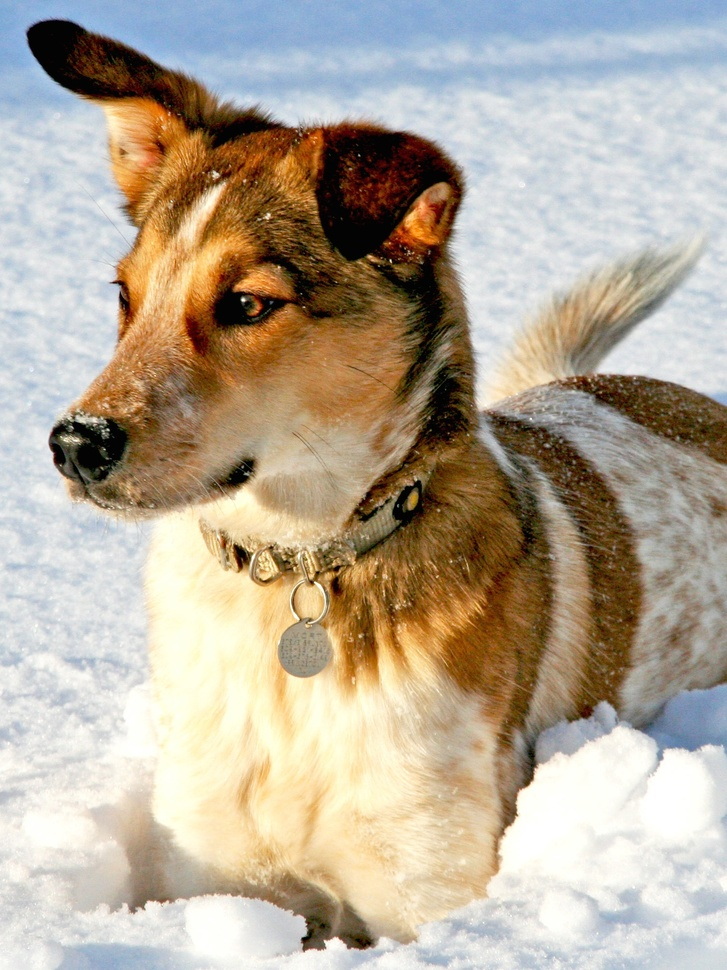
%> input picture Chapter_book/DataBook_matlab/Data_DATA/dog.jpg, 727 x 970 px, shrunk from 1500 x 2000 before the run
$ octave CH01_SEC02.m   (GNU Octave 9; MATLAB toolbox functions it lacks are replaced by stand-ins)
%> lines starting %> are read from the running program, lines starting %| are printed output that depends on the picture
clear all, close all, clc

A=imread('../Data_DATA/dog.jpg');
%> A is the input picture: size 970x727x3 uint8; mean R, G, B 181.4, 169.5, 152
X=double(rgb2gray(A)); % Convert RBG->gray, 256 bit->double.
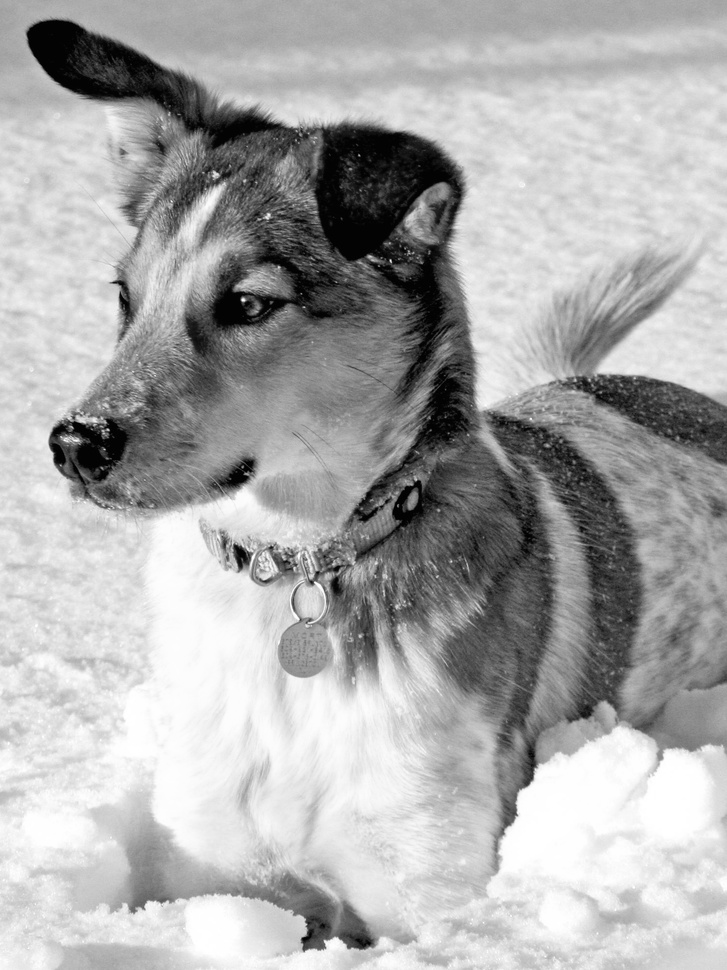
%> X: size 970x727 double; min 0, max 255, mean 171.1
nx = size(X,1); ny = size(X,2);
%> after `nx = size(X,1)`: nx = 970
%> after `ny = size(X,2)`: ny = 727
imagesc(X), axis off, colormap gray

[U,S,V] = svd(X);

for r=[5 20 100];  % Truncation value
    Xapprox = U(:,1:r)*S(1:r,1:r)*V(:,1:r)'; % Approx. image
    figure, imagesc(Xapprox), axis off
    title(['r=',num2str(r,'%d'),]);
end
%> this loop made 3 passes
%> pass 1, `title(['r=',num2str(r,'%d'),]);`:
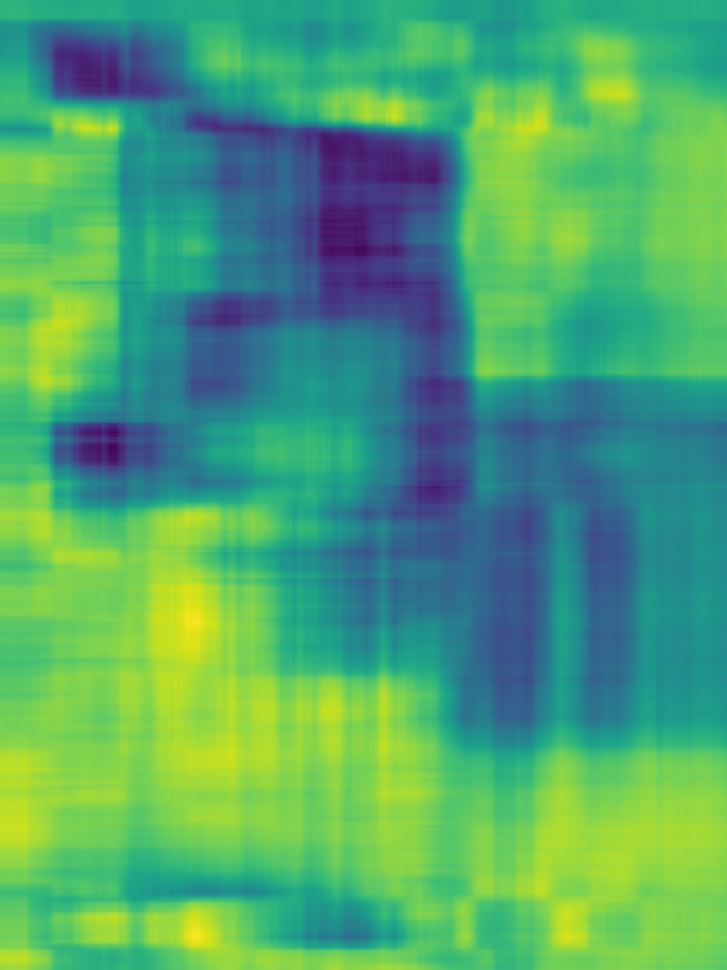
%> displayed picture: size 970x727x3, on the screen's scale of 0 to 255; mean R, G, B 78.8, 165.9, 110.9
%> pass 2, `title(['r=',num2str(r,'%d'),]);`:
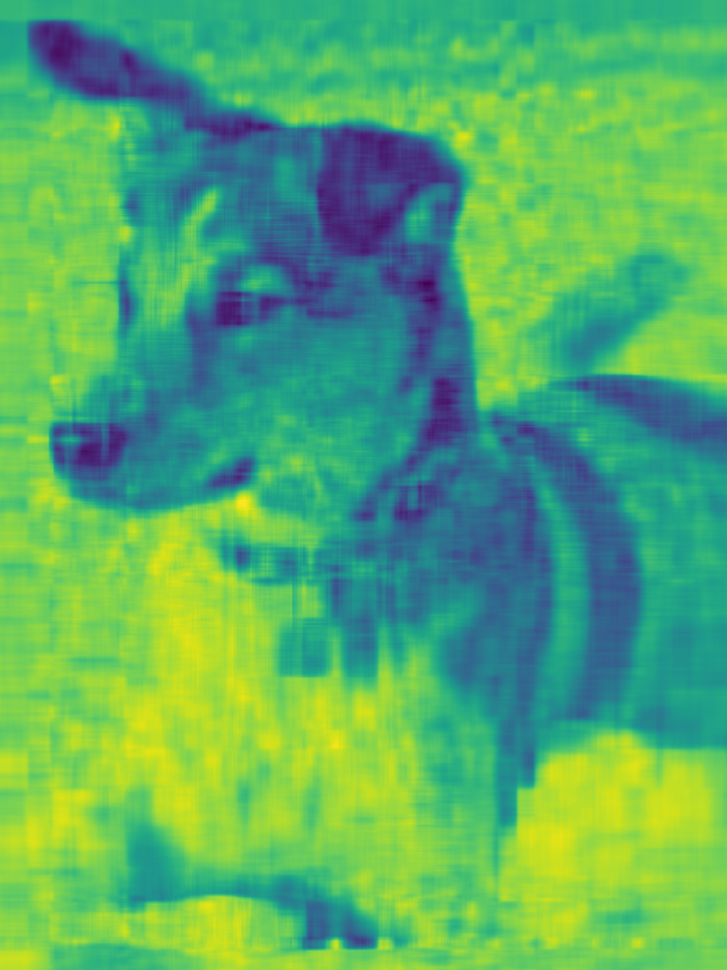
%> displayed picture: size 970x727x3, on the screen's scale of 0 to 255; mean R, G, B 87.4, 173.9, 104.8

%% f_ch01_ex02_2
subplot(1,2,1), semilogy(diag(S),'k')
subplot(1,2,2), plot(cumsum(diag(S))/sum(diag(S)),'k')
%> after `plot(cumsum(diag(S))/sum(diag(S)),'k')`:
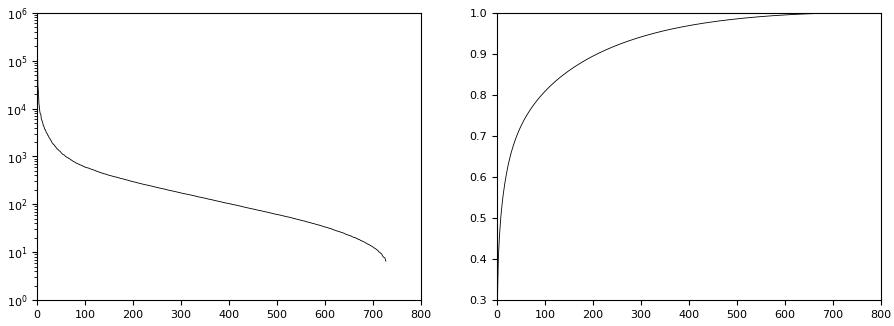
%> figure redrawn from the program's plot data, 2 panels; panel 1: curve peaks at x = 1, y = 146906.1; panel 2: curve peaks at x = 727, y = 1
